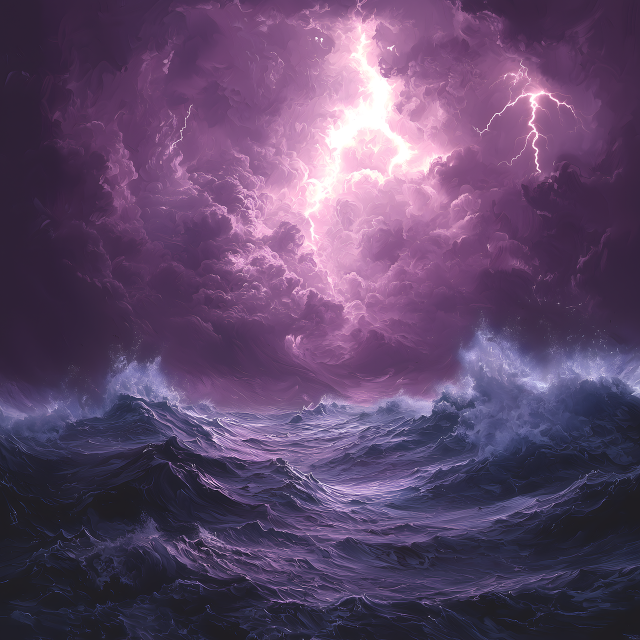
#> input picture 精美图片视频制作/images/0.png, 1280 x 1280 px (shown at 1/2 size); its folder holds 4 pictures in this run
$ jupyter execute --allow-errors pixabay.ipynb
#> lines starting #> are read from the running program, lines starting #| are printed output that depends on the picture
[cell 1]
import os
from PIL import Image
import shutil
import imagehash

# 遍历文件夹及其子目录下的所有图片
def traverse_images(folder):
    image_paths = []
    for root, dirs, files in os.walk(folder):
        for filename in files:
            if filename.lower().endswith(('.png', '.jpg', '.jpeg', '.bmp', '.gif', '.webp')):
                image_paths.append(os.path.join(root, filename))
    return image_paths

# 获取图片的像素大小信息
# [8 lines left out: function get_image_pixel_info, not called in this run]

# 去除源文件夹中的重复图片
def remove_duplicate_images(source_folder):
    # 统计每个子文件夹的处理情况
#> called with source_folder = 'result'
    folder_stats = {}  # {folder_path: (processed, deleted)}

    # 遍历源文件夹及其子目录下的所有图片
    all_image_paths = traverse_images(source_folder)

    # 按文件夹分组图片
    folder_images = {}
    for img_path in all_image_paths:
        folder = os.path.dirname(img_path)
        if folder not in folder_images:
            folder_images[folder] = []
        folder_images[folder].append(img_path)

    # 按文件夹处理图片
    for folder, image_paths in folder_images.items():
        # 存储哈希值和对应的文件路径
        hash_dict = {}
        processed = 0
        deleted = 0

        # 按排序后的图片处理
        for img_path in image_paths:
            processed += 1
            try:
                # 打开图片并计算其哈希值
                with Image.open(img_path) as img:
                    img_hash = imagehash.phash(img)
                    # 检查是否是重复图片
                    if img_hash in hash_dict:
                        # 删除重复图片
                        os.remove(img_path)
                        deleted += 1
                    else:
                        # 保留第一个出现的图片
                        hash_dict[img_hash] = img_path
            except Exception as e:
                # 如果处理失败，保留文件但不算作有效图片
                print(f"处理图片时出错: {img_path} - {e}")

        # 记录统计信息
        folder_stats[folder] = (processed, deleted)

    # 打印最终的统计信息
    print("去重完成 - 总计:")
    print(f"  处理文件夹: {len(folder_stats)}")
    print(f"  总处理图片: {sum(p for p, d in folder_stats.values())}")
    print(f"  总删除图片: {sum(d for p, d in folder_stats.values())}")

    # 逐个文件夹统计
    print("\n每个文件夹统计:")
    for folder, (processed, deleted) in folder_stats.items():
        print(f"  {os.path.relpath(folder, source_folder)}: 处理 {processed} 张，删除 {deleted} 张")

# 按横竖像素和分类图片并处理
def categorize_images_by_pixel_sum(source_folder, target_folder):
    # 创建目标文件夹（如果不存在）
    if not os.path.exists(target_folder):
        os.makedirs(target_folder)

    # 创建原始图片备份文件夹
    original_folder = os.path.join(target_folder, "original")
    if not os.path.exists(original_folder):
        os.makedirs(original_folder)

    # 获取源文件夹中所有图片
    all_image_paths = traverse_images(source_folder)

    # 备份原始图片
    for img_path in all_image_paths:
        # 获取文件名和扩展名
        filename = os.path.basename(img_path)
        file_root, file_ext = os.path.splitext(filename)

        # 创建新文件名（避免同名文件冲突）
        new_filename = f"{file_root}{file_ext}"
        new_path = os.path.join(original_folder, new_filename)
        count = 1
        while os.path.exists(new_path):
            new_filename = f"{file_root}_{count}{file_ext}"
            new_path = os.path.join(original_folder, new_filename)
            count += 1

        # 复制文件到原始图片备份文件夹
        shutil.copy2(img_path, new_path)

    print(f"原始图片已备份到 '{original_folder}' 文件夹。")

    # 创建一个字典来存储每个像素和对应的图片列表
    pixel_sum_dict = {}

    for img_path in all_image_paths:
        pixel_info = get_image_pixel_info(img_path)
        if pixel_info:
            height, width = pixel_info
            pixel_sum = height + width

            # 找到合适的分类
            found_category = False
            for existing_sum in pixel_sum_dict.keys():
                if abs(existing_sum - pixel_sum) <= 30:
                    pixel_sum_dict[existing_sum].append(img_path)
                    found_category = True
                    break

            if not found_category:
                pixel_sum_dict[pixel_sum] = [img_path]

    # 处理每个像素和对应的图片列表
    for pixel_sum, img_paths in pixel_sum_dict.items():
        # 如果一类图片的个数超过10个，则创建独立文件夹
        if len(img_paths) > 10:
            category_folder = os.path.join(target_folder, f"sum_{pixel_sum}")
            if not os.path.exists(category_folder):
                os.makedirs(category_folder)
        else:
            category_folder = target_folder

        # 分类为宽图和长图
        wide_images = [img_path for img_path in img_paths if get_image_pixel_info(img_path)[1] > get_image_pixel_info(img_path)[0]]
        tall_images = [img_path for img_path in img_paths if get_image_pixel_info(img_path)[0] > get_image_pixel_info(img_path)[1]]

        # 按宽度排序（宽图）
        wide_images.sort(key=lambda x: get_image_pixel_info(x)[1])
        # 按高度排序（长图）
        tall_images.sort(key=lambda x: get_image_pixel_info(x)[0])

        # 将排序后的图片移动到对应的文件夹
        for img_path in wide_images + tall_images:
            filename = os.path.basename(img_path)
            new_path = os.path.join(category_folder, filename)
            shutil.move(img_path, new_path)

    print(f"图片已按横竖像素和分类到 '{target_folder}' 文件夹。")

# 按目录结构重命名图片
def rename_images_by_folder_structure(source_folder):
    # 用于记录每个目录下的图片计数
#> called with source_folder = 'result/classified'
    folder_counts = {}

    # 遍历源文件夹及其子目录下的所有图片
    for root, dirs, files in os.walk(source_folder):
        for filename in files:
            if filename.lower().endswith(('.png', '.jpg', '.jpeg', '.bmp', '.gif', '.webp')):
                img_path = os.path.join(root, filename)

                # 获取相对路径（用于构建新文件名）
                relative_path = os.path.relpath(root, source_folder)
                path_parts = relative_path.split(os.sep)

                # 构建新文件名（目录结构_序号.扩展名）
                new_filename_parts = []
                for part in path_parts:
                    # 只保留字母、数字和下划线
                    part = ''.join(c if c.isalnum() or c == '_' else '_' for c in part)
                    new_filename_parts.append(part)

                # 获取当前目录的计数
                folder_count = folder_counts.get(root, 1)

                # 构建新文件名
                file_root, file_ext = os.path.splitext(filename)
                new_filename = f"{'_'.join(new_filename_parts)}_{folder_count}{file_ext}"
                new_path = os.path.join(root, new_filename)

                # 更新目录计数
                folder_counts[root] = folder_count + 1

                # 重命名文件
                try:
                    os.rename(img_path, new_path)
                    print(f"已重命名: {img_path} -> {new_path}")
                except Exception as e:
                    print(f"重命名文件时出错: {img_path} -> {new_path} - {e}")

# 删除目标文件夹中的空目录
def remove_empty_folders(target_folder):
    # 遍历目标文件夹及其子目录
    for root, dirs, files in os.walk(target_folder, topdown=False):
        for folder in dirs:
            folder_path = os.path.join(root, folder)
            if not os.listdir(folder_path):  # 如果目录为空
                os.rmdir(folder_path)  # 删除空目录
                print(f"已删除空目录: {folder_path}")

# 主程序
if __name__ == "__main__":
    source_folder = "result"  # 源文件夹
    target_folder = os.path.join(source_folder, "classified")


    # 执行按横竖像素和分类图片
    categorize_images_by_pixel_sum(source_folder, target_folder)

    # 执行去重
    remove_duplicate_images(source_folder)

    # 执行按目录结构重命名图片
    rename_images_by_folder_structure(target_folder)

    # 删除目标文件夹中的空目录
    remove_empty_folders(target_folder)

[cell 2]
from PIL import Image
import os

def crop_images_to_min_dimensions(folder_path, output_folder):
    # 获取文件夹中所有图片文件
    files = [f for f in os.listdir(folder_path) if f.lower().endswith(('.png', '.jpg', '.jpeg', '.bmp', '.gif'))]

    if not files:
        print("文件夹中没有找到图片文件！")
        return

    # 找到最小的宽度和高度
    min_width = float('inf')
    min_height = float('inf')
    for file in files:
        img_path = os.path.join(folder_path, file)
        with Image.open(img_path) as img:
            width, height = img.size
            if width < min_width:
                min_width = width
            if height < min_height:
                min_height = height

    print(f"最小宽度为：{min_width}")
    print(f"最小高度为：{min_height}")

    # 创建输出文件夹
    if not os.path.exists(output_folder):
        os.makedirs(output_folder)

    # 裁剪所有图片
    for file in files:
        img_path = os.path.join(folder_path, file)
        with Image.open(img_path) as img:
            width, height = img.size
            # 计算裁剪的边界
            left = (width - min_width) // 2
            top = (height - min_height) // 2
            right = left + min_width
            bottom = top + min_height

            # 裁剪图片
            cropped_img = img.crop((left, top, right, bottom))

            # 如果图片是 RGBA 模式，转换为 RGB 模式
            if cropped_img.mode == 'RGBA':
                cropped_img = cropped_img.convert('RGB')

            output_path = os.path.join(output_folder, file)
            cropped_img.save(output_path)

        print(f"已裁剪并保存：{file}")

    print("所有图片裁剪完成！")

# 使用示例
folder_path = "result/剪映媒体"  # 替换为你的图片文件夹路径
output_folder = "result/剪映媒体/output"

#> (the rest of this cell did not finish here and is left out)

[cell 3]
import cv2
import numpy as np
import os
from pathlib import Path
import random
from datetime import datetime

# [104 lines left out: functions calculate_average_color, calculate_color_similarity, select_images_by_color_similarity, create_video_from_images, resize_and_check_images, not called in this run]

#> (the rest of this cell did not finish here and is left out)

[cell 4]
import cv2
import numpy as np
import os
from pathlib import Path
from datetime import datetime

def resize_and_check_images(image_paths, target_size=None):
    """
    调整图片大小并检查通道数
    如果target_size为None，则使用第一张图片的大小作为目标大小
    """
    resized_images = []

    # 获取第一张图片的大小作为目标大小
    if target_size is None:
        first_image = cv2.imread(image_paths[0])
        target_size = (first_image.shape[1], first_image.shape[0])

    for path in image_paths:
        img = cv2.imread(path)

        # 调整图片大小
        if img.shape[:2] != target_size[::-1]:
            img = cv2.resize(img, target_size)

        # 检查通道数，确保是3通道
        if len(img.shape) == 2:  # 灰度图
            img = cv2.cvtColor(img, cv2.COLOR_GRAY2BGR)
        elif img.shape[2] == 4:  # RGBA图像
            img = cv2.cvtColor(img, cv2.COLOR_BGRA2BGR)

        resized_images.append(img)

    return resized_images, target_size

def create_video_from_images(image_paths, output_video_path, fps=60, transition_duration=1):
    """
    将一组图片转换为视频，并添加多样化的过渡效果

    参数：
    image_paths: 图片文件路径列表
    output_video_path: 输出视频文件路径
    fps: 视频帧率，默认30fps
    transition_duration: 过渡效果持续时间（秒），默认1秒
    """

    # 调整图片大小并检查通道数
    processed_images, target_size = resize_and_check_images(image_paths)
    width, height = target_size

    # 创建视频写入器
    fourcc = cv2.VideoWriter_fourcc(*'mp4v')
    video_writer = cv2.VideoWriter(output_video_path, fourcc, fps, (width, height))

    # 每张图片显示的总帧数 = 过渡帧数 + 停留帧数
    transition_frames = int(transition_duration * fps)
    display_frames = int(0.05 * transition_frames)  # 每张图片显示2秒过渡时间

    # 定义不同的过渡效果
    transition_styles = [
        "fade"         # 淡入淡出
        # "slide"        # 平移过渡
        # "zoom",          # 缩放过渡
        # "rotate",        # 旋转过渡
        # "checkerboard",  # 棋盘格过渡
        # "door",          # 门过渡
        # "horizontal_blinds",  # 水平百叶窗
        # "vertical_blinds",    # 垂直百叶窗
        # "dissolve",      # 溶解效果
        # "flip",          # 翻转效果
        # "roll",          # 滚动效果
        # "grid_wipe",     # 网格擦除
        # "chaos"          # 混沌效果
    ]

    # 处理每张图片
    for i in range(len(processed_images) - 1):
        current_image = processed_images[i]
        next_image = processed_images[i+1]

        # 随机选择过渡效果
        transition_style = np.random.choice(transition_styles)

        # 添加图片展示部分
        for _ in range(display_frames):
            video_writer.write(current_image)

        # 根据选择的过渡风格应用相应的过渡效果
        if transition_style == "fade":
            # 淡入淡出效果
            for j in range(transition_frames):
                alpha = j / transition_frames
                blended = cv2.addWeighted(current_image, 1 - alpha, next_image, alpha, 0)
                video_writer.write(blended)

        elif transition_style == "slide":
            # 平移过渡效果
            for j in range(transition_frames):
                # 从右向左滑动
                shift = int(width * (1 - j / transition_frames))
                transition_frame = np.zeros_like(current_image)

                # 复制当前图片到左侧
                transition_frame[:, :shift] = current_image[:, :shift]

                # 复制下一张图片到右侧
                next_part = next_image[:, :width - shift]
                transition_frame[:, shift:shift + next_part.shape[1]] = next_part

                video_writer.write(transition_frame)

        elif transition_style == "zoom":
            # 缩放过渡效果
            for j in range(transition_frames):
                scale = 1 + 0.3 * (1 - j / transition_frames)  # 从放大到正常大小
                zoomed_current = cv2.resize(current_image, None, fx=scale, fy=scale)
                zoomed_next = cv2.resize(next_image, None, fx=scale, fy=scale)

                # 裁剪图像到原始大小
                height_zoomed, width_zoomed, _ = zoomed_current.shape
                start_y = (height_zoomed - height) // 2
                start_x = (width_zoomed - width) // 2

                current_cropped = zoomed_current[start_y:start_y+height, start_x:start_x+width]
                next_cropped = zoomed_next[start_y:start_y+height, start_x:start_x+width]

                # 混合两张图片
                alpha = j / transition_frames
                blended = cv2.addWeighted(current_cropped, 1 - alpha, next_cropped, alpha, 0)
                video_writer.write(blended)

        elif transition_style == "rotate":
            # 旋转过渡效果
            for j in range(transition_frames):
                angle = 30 * (1 - j / transition_frames)  # 从30度旋转到0度
                scale = 1

                # 旋转当前图片
                M = cv2.getRotationMatrix2D((width//2, height//2), angle, scale)
                rotated_current = cv2.warpAffine(current_image, M, (width, height))

                # 旋转下一张图片（反方向）
                M = cv2.getRotationMatrix2D((width//2, height//2), -angle, scale)
                rotated_next = cv2.warpAffine(next_image, M, (width, height))

                # 混合两张图片
                alpha = j / transition_frames
                blended = cv2.addWeighted(rotated_current, 1 - alpha, rotated_next, alpha, 0)
                video_writer.write(blended)

        elif transition_style == "checkerboard":
            # 棋盘格过渡效果
            for j in range(transition_frames):
                # 创建棋盘格掩码
                board_size = 60  # 棋盘格大小
                mask = np.zeros((height, width), dtype=np.uint8)

                # 填充棋盘格
                for y in range(0, height, board_size):
                    for x in range(0, width, board_size):
                        if (y // board_size + x // board_size) % 2 == 0:
                            if j / transition_frames > np.random.rand():
                                mask[y:y+board_size, x:x+board_size] = 255

                # 应用掩码
                transition_frame = np.where(mask[:, :, np.newaxis] == 255, next_image, current_image)
                video_writer.write(transition_frame)

        elif transition_style == "door":
            # 门过渡效果
            for j in range(transition_frames):
                # 创建门状掩码
                door_width = int(width * 0.5)  # 门的宽度
                shift = int(door_width * (j / transition_frames))

                mask = np.ones((height, width), dtype=np.uint8) * 255

                # 左门
                mask[:, :shift] = 0
                # 右门
                mask[:, width - shift:] = 0

                # 应用掩码
                transition_frame = np.where(mask[:, :, np.newaxis] == 255, next_image, current_image)
                video_writer.write(transition_frame)

        elif transition_style == "horizontal_blinds":
            # 水平百叶窗效果
            for j in range(transition_frames):
                blind_height = 20  # 百叶窗高度
                transition_frame = np.copy(current_image)

                for y in range(0, height, blind_height):
                    if j / transition_frames > np.random.rand():
                        # 替换为下一张图片的对应区域
                        transition_frame[y:y+blind_height, :] = next_image[y:y+blind_height, :]

                video_writer.write(transition_frame)

        elif transition_style == "vertical_blinds":
            # 垂直百叶窗效果
            for j in range(transition_frames):
                blind_width = 20  # 百叶窗宽度
                transition_frame = np.copy(current_image)

                for x in range(0, width, blind_width):
                    if j / transition_frames > np.random.rand():
                        # 替换为下一张图片的对应区域
                        transition_frame[:, x:x+blind_width] = next_image[:, x:x+blind_width]

                video_writer.write(transition_frame)

        elif transition_style == "dissolve":
            # 溶解效果
            for j in range(transition_frames):
                # 创建随机溶解掩码
                mask = np.random.rand(height, width) < (j / transition_frames)
                mask = mask.astype(np.uint8) * 255

                # 应用掩码
                transition_frame = np.where(mask[:, :, np.newaxis] == 255, next_image, current_image)
                video_writer.write(transition_frame)

        elif transition_style == "flip":
            # 翻转效果
            for j in range(transition_frames):
                # 水平翻转当前图片
                flip_ratio = j / transition_frames
                flipped = cv2.flip(current_image, 1)

                # 创建过渡帧
                transition_frame = cv2.addWeighted(current_image, 1 - flip_ratio, flipped, flip_ratio, 0)
                video_writer.write(transition_frame)

        elif transition_style == "roll":
            # 滚动效果
            for j in range(transition_frames):
                # 滚动图片
                roll_amount = int(height * (j / transition_frames))
                transition_frame = np.roll(current_image, roll_amount, axis=0)

                # 确保滚动后的图片形状与原始图片一致
                if transition_frame.shape == current_image.shape:
                    # 混合两张图片
                    alpha = j / transition_frames
                    blended = cv2.addWeighted(transition_frame, 1 - alpha, next_image, alpha, 0)
                    video_writer.write(blended)

        elif transition_style == "grid_wipe":
            # 网格擦除效果
            for j in range(transition_frames):
                # 创建网格擦除掩码
                grid_size = 20
                mask = np.zeros((height, width), dtype=np.uint8)

                for y in range(0, height, grid_size):
                    for x in range(0, width, grid_size):
                        if j / transition_frames > np.random.rand():
                            mask[y:y+grid_size, x:x+grid_size] = 255

                # 应用掩码
                transition_frame = np.where(mask[:, :, np.newaxis] == 255, next_image, current_image)
                video_writer.write(transition_frame)

        elif transition_style == "chaos":
            # 混沌效果
            for j in range(transition_frames):
                # 创建随机混沌掩码
                mask = np.random.rand(height, width) < (j / transition_frames)
                mask = mask.astype(np.uint8) * 255

                # 应用掩码
                transition_frame = np.where(mask[:, :, np.newaxis] == 255, next_image, current_image)
                video_writer.write(transition_frame)

    # 处理最后一张图片
    last_image = processed_images[-1]
    for _ in range(display_frames):
        video_writer.write(last_image)

    video_writer.release()
    print(f"视频已成功创建: {output_video_path}")

# 示例使用
if __name__ == "__main__":
    # 设置图片目录和输出路径
    image_directory = "images"  # 替换为你的图片目录

    # 使用当前时间生成输出视频文件名
    current_time = datetime.now().strftime("%Y%m%d_%H%M%S")
    output_video_path = f"{current_time}_output_video.mp4"

    # 获取目录下所有文件路径
    all_files = list(Path(image_directory).iterdir())

    # 过滤出常见图片格式的文件
    image_extensions = ['.jpg', '.jpeg', '.png', '.gif', '.bmp', '.webp']
    image_files = [file for file in all_files if file.suffix.lower() in image_extensions]

    # 对图片文件进行重命名
    for index, image_file in enumerate(image_files):
        # 获取文件的扩展名
        file_extension = image_file.suffix
        # 构造新的文件路径
        new_path = Path(image_directory) / f"{index}{file_extension}"
        # 重命名文件
        image_file.rename(new_path)
        print(f"Renamed: {image_file.name} -> {index}{file_extension}")

    # 获取所有图片文件路径并排序
    image_paths = []
    for ext in image_extensions:
        image_paths.extend(Path(image_directory).glob('*' + ext))
    image_paths = list(map(str, image_paths))
    image_paths.sort()  # 按名称排序

    print("Sorted image paths:")
    for path in image_paths:
        print(path)

    if not image_paths:
        print("图片目录中没有找到图片文件！")
    else:
        # 创建视频
        create_video_from_images(
            image_paths,
            output_video_path,
            fps=60,
            transition_duration=1
        )
#> in resize_and_check_images, first_image is the input picture: shape (1280, 1280, 3); mean B, G, R 106.4, 72.4, 95.9
#> the loop in create_video_from_images, `for i in range(len(processed_images) - 1):` made 3 passes
#> pass 3, in create_video_from_images, `next_image = processed_images[i+1]`:
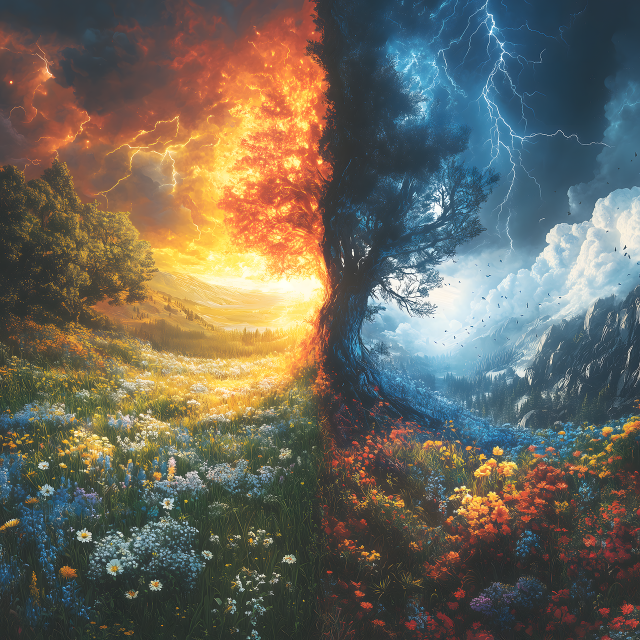
#> next_image: shape (1280, 1280, 3) (shown at 1/2 size); mean B, G, R 91.6, 103.1, 107
